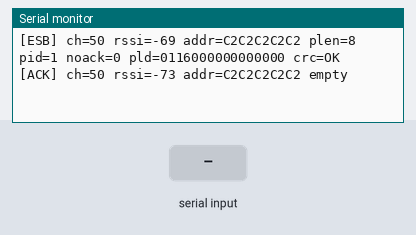
Bench run of a sketch on a simulated Arduino Uno, built with avr-gcc and run on an emulated ATmega328P. On the bench: the last lines printed to the serial monitor. The inputs (shaded band) are chosen by the test bench. Random numbers use the default seed unless the sketch sets one.

Above: at 1.7 s.
1.8 s: "CH:\n" received over Serial
At 2.31 s:
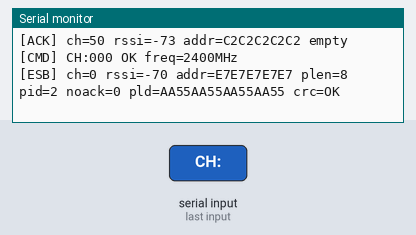
3.5 s: "SCAN\n" received over Serial
5.0 s: "RATE:\n" received over Serial
6.5 s: "ADDR:\n" received over Serial
At 6.81 s:
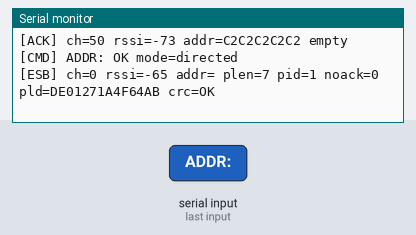
8.0 s: "90,45\n" received over Serial
9.5 s: "0\n" received over Serial
Timing chart, 0 to 12.5 s (numbered marks = the images above; inputs shaded):
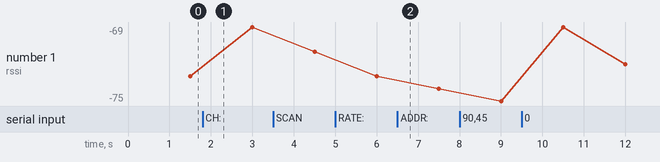

The sketch:

nrf24_uart_simulator.ino
```cpp
/*
 * Simulador UART del firmware CC1352P7 (nrf24-sniffer)
 * =====================================================
 * Emula por USB Serial el protocolo de texto que el firmware real enviaría,
 * permitiendo probar nrf24_sniffer.py SIN tener el hardware CC1352P7.
 *
 * Conecta el Arduino al PC y apunta el sniffer a su puerto COM/ttyUSB.
 *   Linux/Mac : python main.py → nrf24_sniffer → port=/dev/ttyUSB0  baud=921600
 *   Windows   : port=COM3  baud=921600  etc.
 *
 * Protocolo simulado (líneas que reconoce nrf24_sniffer.py):
 * ──────────────────────────────────────────────────────────
 *   [INIT] ch=076 freq=2476MHz rate=1M mode=promisc
 *   [CMD]  CH:076 OK
 *   [ESB]  ch=76 rssi=-65 addr=E7E7E7E7E7 plen=16 pid=0 noack=0 pld=DEADBEEF… crc=OK
 *   [ACK]  ch=76 rssi=-70 addr=E7E7E7E7E7 empty
 *   [SCAN] ch=076 active=1 pkts=5 rssi_max=-60
 *   [ERR]  mensaje de error
 *
 * Comandos que acepta (los mismos que enviaría nrf24_sniffer.py):
 *   CH:076       → fijar canal
 *   CH:SCAN      → activar modo SCAN
 *   RATE:1M      → fijar rate (reconocido, ignorado en simulación)
 *   ADDR:XXXXXXXX → fijar dirección objetivo (modo directed)
 *
 * Ajustes
 * ───────
 *   SIM_MODE    → "promisc" | "directed" | "scan"
 *   PKT_DELAY_MS→ ms entre paquetes simulados
 *   NUM_DEVICES → cuántos dispositivos ficticios hay en el "aire"
 */

// ── Configuración ──────────────────────────────────────────────────────────────
#define SIM_BAUD        921600   // debe coincidir con baud=921600 del sniffer Python
#define PKT_DELAY_MS    500        // intervalo entre frames [ESB]
#define ACK_EVERY       3          // enviar [ACK] cada N frames
#define NUM_DEVICES     3          // dispositivos ficticios
#define SCAN_INTERVAL   2000       // ms entre reportes [SCAN] en modo scan

// ── Dispositivos ficticios ──────────────────────────────────────────────────────
struct FakeDevice {
    const char* addr;
    uint8_t     channel;
    int8_t      rssi_base;   // RSSI base, varía ±5 dBm
    uint8_t     pid;         // PID ESB rotativo (0-3)
};

FakeDevice fakeDevs[NUM_DEVICES] = {
    {"E7E7E7E7E7",  76, -65, 0},   // dirección por defecto del sniffer
    {"A5A5A5A5A5",   2, -80, 0},   // segundo device en canal 2
    {"C2C2C2C2C2",  50, -72, 0},   // tercero en canal 50
};

// ── Estado global ──────────────────────────────────────────────────────────────
char    simMode[16]    = "promisc";
uint8_t currentChannel = 76;
char    targetAddr[12] = "E7E7E7E7E7";
bool    scanMode       = false;

uint32_t lastPkt    = 0;
uint32_t lastScan   = 0;
uint32_t pktTotal   = 0;
uint8_t  ackCounter = 0;
uint8_t  devIdx     = 0;     // dispositivo actual en rotación

char    cmdBuf[64];
uint8_t cmdLen = 0;

// ── Payloads de ejemplo ────────────────────────────────────────────────────────
// Cada uno es una cadena HEX de hasta 32 bytes (64 chars)
const char* SAMPLE_PAYLOADS[] = {
    "DEADBEEF0102030405060708",         // genérico
    "00000000000000000000000000000000", // todos ceros
    "0116000000000000",                 // HID report (Logitech estilo)
    "AA55AA55AA55AA55",                 // patrón alterno
    "DE01271A4F64AB",                   // sensor temperatura (ver tx_test)
    "FF0102030405060708090A0B0C0D0E0F", // relleno incremental
    "48454C4C4F",                       // "HELLO" en ASCII
    "",                                 // payload vacío (solo encabezado)
};
const uint8_t NUM_PAYLOADS = sizeof(SAMPLE_PAYLOADS) / sizeof(SAMPLE_PAYLOADS[0]);
uint8_t pldIdx = 0;

// ── Setup ──────────────────────────────────────────────────────────────────────
void setup() {
    Serial.begin(SIM_BAUD);
    delay(500);

    // Mensaje de inicio (coincide con _INIT_RE del sniffer Python)
    Serial.print(F("[INIT] ch="));
    printChannelPadded(currentChannel);
    Serial.print(F(" freq="));
    Serial.print(2400 + currentChannel);
    Serial.print(F("MHz rate=1M mode="));
    Serial.println(simMode);

    Serial.println(F("[CMD] simulator ready"));
}

// ── Loop ───────────────────────────────────────────────────────────────────────
void loop() {
    // 1. Procesar comandos entrantes del sniffer Python
    while (Serial.available()) {
        char c = (char)Serial.read();
        if (c == '\n' || c == '\r') {
            cmdBuf[cmdLen] = '\0';
            if (cmdLen > 0) processCommand(cmdBuf);
            cmdLen = 0;
        } else if (cmdLen < sizeof(cmdBuf) - 1) {
            cmdBuf[cmdLen++] = c;
        }
    }

    uint32_t now = millis();

    // 2. En modo SCAN emitir reportes [SCAN]
    if (scanMode && (now - lastScan >= SCAN_INTERVAL)) {
        emitScanResults();
        lastScan = now;
    }

    // 3. Emitir frames ESB simulados
    if (!scanMode && (now - lastPkt >= PKT_DELAY_MS)) {
        emitESBFrame();
        lastPkt = now;
    }

    // En modo scan también emitir tramas esporádicas en canales activos
    if (scanMode && (now - lastPkt >= PKT_DELAY_MS * 2)) {
        emitESBFrame();
        lastPkt = now;
    }
}

// ── Emitir frame [ESB] ─────────────────────────────────────────────────────────
void emitESBFrame() {
    FakeDevice& dev = fakeDevs[devIdx % NUM_DEVICES];
    devIdx++;

    // Variar RSSI de forma pseudoaleatoria
    int8_t rssi = dev.rssi_base + (int8_t)(random(-5, 6));

    // PID rotativo 0-3 (2 bits ESB)
    dev.pid = (dev.pid + 1) & 0x03;

    // Seleccionar payload de muestra
    const char* pld = SAMPLE_PAYLOADS[pldIdx % NUM_PAYLOADS];
    pldIdx++;
    uint8_t plen = strlen(pld) / 2;  // bytes = chars hex / 2

    // noack: 1 de cada 5 es NO_ACK
    uint8_t noack = (pktTotal % 5 == 0) ? 1 : 0;
    pktTotal++;

    // [ESB] ch=76 rssi=-65 addr=E7E7E7E7E7 plen=12 pid=1 noack=0 pld=DEAD… crc=OK
    Serial.print(F("[ESB] ch="));
    Serial.print(dev.channel);
    Serial.print(F(" rssi="));
    Serial.print(rssi);
    Serial.print(F(" addr="));
    Serial.print(dev.addr);
    Serial.print(F(" plen="));
    Serial.print(plen);
    Serial.print(F(" pid="));
    Serial.print(dev.pid);
    Serial.print(F(" noack="));
    Serial.print(noack);
    Serial.print(F(" pld="));
    Serial.print(pld);
    Serial.print(F(" crc="));
    // Simular CRC correcto el 95% de las veces
    Serial.println((random(100) < 95) ? "OK" : "FAIL");

    // Emitir [ACK] de vuelta ocasionalmente
    ackCounter++;
    if (ackCounter >= ACK_EVERY) {
        ackCounter = 0;
        emitACK(dev);
    }
}

// ── Emitir frame [ACK] ─────────────────────────────────────────────────────────
void emitACK(const FakeDevice& dev) {
    int8_t rssi = dev.rssi_base + (int8_t)(random(-3, 4));
    // [ACK] ch=76 rssi=-68 addr=E7E7E7E7E7 empty
    Serial.print(F("[ACK] ch="));
    Serial.print(dev.channel);
    Serial.print(F(" rssi="));
    Serial.print(rssi);
    Serial.print(F(" addr="));
    Serial.print(dev.addr);
    Serial.println(F(" empty"));
}

// ── Emitir resultados [SCAN] ───────────────────────────────────────────────────
void emitScanResults() {
    for (uint8_t i = 0; i < NUM_DEVICES; i++) {
        uint8_t pkts     = random(1, 20);
        int8_t  rssiMax  = fakeDevs[i].rssi_base + (int8_t)(random(0, 5));
        // [SCAN] ch=076 active=1 pkts=8 rssi_max=-62
        Serial.print(F("[SCAN] ch="));
        printChannelPadded(fakeDevs[i].channel);
        Serial.print(F(" active=1 pkts="));
        Serial.print(pkts);
        Serial.print(F(" rssi_max="));
        Serial.println(rssiMax);
    }
    // Canal inactivo (relleno)
    Serial.println(F("[SCAN] ch=100 active=0 pkts=0 rssi_max=-120"));
}

// ── Procesar comandos del sniffer Python ───────────────────────────────────────
void processCommand(const char* cmd) {
    // CH:076  o  CH:SCAN
    if (strncmp(cmd, "CH:", 3) == 0) {
        const char* val = cmd + 3;
        if (strcmp(val, "SCAN") == 0) {
            scanMode = true;
            strncpy(simMode, "scan", sizeof(simMode));
            Serial.println(F("[CMD] CH:SCAN OK mode=scan"));
            lastScan = millis() - SCAN_INTERVAL;  // emitir de inmediato
        } else {
            int ch = atoi(val);
            if (ch >= 0 && ch <= 125) {
                currentChannel = (uint8_t)ch;
                fakeDevs[0].channel = currentChannel;  // ajustar dispositivo 0
                scanMode = false;
                Serial.print(F("[CMD] CH:"));
                printChannelPadded(currentChannel);
                Serial.print(F(" OK freq="));
                Serial.print(2400 + currentChannel);
                Serial.println(F("MHz"));
            } else {
                Serial.println(F("[ERR] canal fuera de rango 0-125"));
            }
        }
        return;
    }

    // RATE:1M / RATE:2M / RATE:250K
    if (strncmp(cmd, "RATE:", 5) == 0) {
        Serial.print(F("[CMD] RATE:"));
        Serial.print(cmd + 5);
        Serial.println(F(" OK"));
        return;
    }

    // ADDR:E7E7E7E7E7
    if (strncmp(cmd, "ADDR:", 5) == 0) {
        strncpy(targetAddr, cmd + 5, sizeof(targetAddr) - 1);
        strncpy(simMode, "directed", sizeof(simMode));
        scanMode = false;
        // Forzar que el primer device use esta dirección
        fakeDevs[0].addr = targetAddr;
        Serial.print(F("[CMD] ADDR:"));
        Serial.print(targetAddr);
        Serial.println(F(" OK mode=directed"));
        return;
    }

    // Comando desconocido
    Serial.print(F("[ERR] cmd desconocido: "));
    Serial.println(cmd);
}

// ── Helper: imprimir canal con padding de 3 dígitos ───────────────────────────
void printChannelPadded(uint8_t ch) {
    if (ch < 10)  Serial.print('0');
    if (ch < 100) Serial.print('0');
    Serial.print(ch);
}
```

Measured:
- after the input at 1.8 s, the serial monitor: prints a new line at once (image 1)
- after the input at 6.5 s, the serial monitor: prints a new line at once (image 2)
